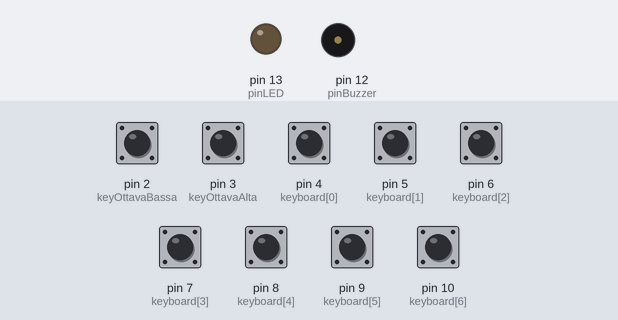
A sketch run on a simulated Arduino Uno, built with avr-gcc and run on an emulated ATmega328P. On the bench: output pins drawn as LEDs (lit = HIGH), buzzer (waves = sounding). The test bench sets the inputs (shaded band); at power-on: pin 2 (keyOttavaBassa), pin 3 (keyOttavaAlta), pin 4 (keyboard[0]), pin 5 (keyboard[1]), pin 6 (keyboard[2]), pin 7 (keyboard[3]), pin 8 (keyboard[4]), pin 9 (keyboard[5]), pin 10 (keyboard[6]) HIGH.

Above: at 1.2 s.
1.3 s: pin 4 (keyboard[0]) pulled LOW for 0.15 s
At 1.37 s:
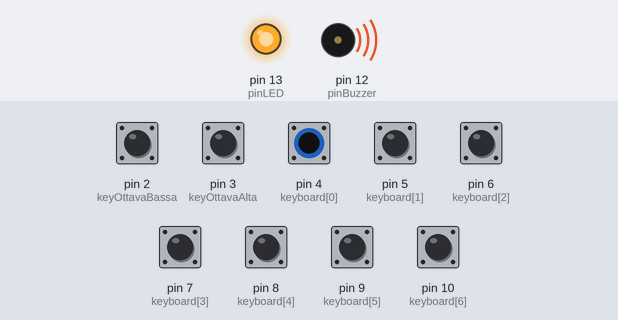
Timing chart, 0 to 4.3 s (numbered marks = the images above; inputs shaded):
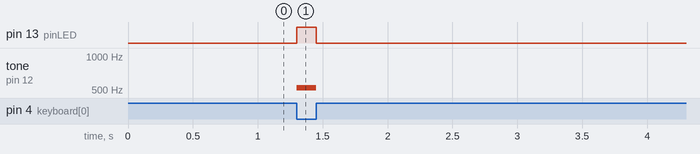

The sketch:

dianziqin.ino
```cpp
// ----------------------------------------------------------------------------
// elecKeyboard.ino
//
 // Created 2015-11-04
 // By seesea <seesea2517#gmail#com>
 //
 // 模拟电子琴
 // 七个按键为 1 2 3 4 5 6 7
 // 加两个按键控制升降一个八度
 // ----------------------------------------------------------------------------

 #include "pitches.h"

 #define BASS 0  // 低音
 #define ALTO 1  // 中音
 #define ALTA 2  // 高音

 byte keyOttavaBassa = 2;                    // 低八度变换按键
 byte keyOttavaAlta  = 3;                    // 高八度变换按键
 byte keyboard[] = { 4, 5, 6, 7, 8, 9, 10 }; // 七个音阶键
 byte pinBuzzer  = 12;                       // 蜂鸣器
 byte pinLED     = 13;                       // 灯光显示

 char keyNum = sizeof(keyboard) / sizeof(keyboard[0]);

 unsigned int notes[][7] = {
         { NOTE_C4, NOTE_D4, NOTE_E4, NOTE_F4, NOTE_G4, NOTE_A4, NOTE_B4 },  // 低音
         { NOTE_C5, NOTE_D5, NOTE_E5, NOTE_F5, NOTE_G5, NOTE_A5, NOTE_B5 },  // 中音
         { NOTE_C6, NOTE_D6, NOTE_E6, NOTE_F6, NOTE_G6, NOTE_A6, NOTE_B6 },  // 高音-------
     };

 void setup()
 {
     pinMode(keyOttavaBassa, INPUT_PULLUP);
     pinMode(keyOttavaAlta,  INPUT_PULLUP);
     for (char i = 0; i < keyNum; ++i)
     {
         pinMode(keyboard[i], INPUT_PULLUP);
     }

     pinMode(pinLED, OUTPUT);
 }

 void loop()
 {
     int key = getKeyDown();

     if (key < 0)
     {
         noTone(pinBuzzer);
         digitalWrite(pinLED, LOW);
         return;
     }

     tone(pinBuzzer, notes[getToneLevel()][key]);
     digitalWrite(pinLED, HIGH);
 }

 // 根据音调按键来获得当前的音调高度
 char getToneLevel()
 {
     if (digitalRead(keyOttavaBassa) == LOW)
         return BASS;

     if (digitalRead(keyOttavaAlta) == LOW)
         return ALTA;

     return ALTO;
 }

 // 获取按下的音阶按键
 // 以 0 - 6 为音阶 1 - 7
 // 没有按下的话返回 -1
 char getKeyDown()
 {
     for (char i = 0; i < keyNum; ++i)
     {
         if (digitalRead(keyboard[i]) == LOW)
             return i;
     }

     return -1;
 }
```

pitches.h
```cpp
#define NOTE_B0  31
#define NOTE_C1  33
#define NOTE_CS1 35
#define NOTE_D1  37
#define NOTE_DS1 39
#define NOTE_E1  41
#define NOTE_F1  44
#define NOTE_FS1 46
#define NOTE_G1  49
#define NOTE_GS1 52
#define NOTE_A1  55
#define NOTE_AS1 58
#define NOTE_B1  62
#define NOTE_C2  65
#define NOTE_CS2 69
#define NOTE_D2  73
#define NOTE_DS2 78
#define NOTE_E2  82
#define NOTE_F2  87
#define NOTE_FS2 93
#define NOTE_G2  98
#define NOTE_GS2 104
#define NOTE_A2  110
#define NOTE_AS2 117
#define NOTE_B2  123
#define NOTE_C3  131
#define NOTE_CS3 139
#define NOTE_D3  147
#define NOTE_DS3 156
#define NOTE_E3  165
#define NOTE_F3  175
#define NOTE_FS3 185
#define NOTE_G3  196
#define NOTE_GS3 208
#define NOTE_A3  220
#define NOTE_AS3 233
#define NOTE_B3  247
#define NOTE_C4  262
#define NOTE_CS4 277
#define NOTE_D4  294
#define NOTE_DS4 311
#define NOTE_E4  330
#define NOTE_F4  349
#define NOTE_FS4 370
#define NOTE_G4  392
#define NOTE_GS4 415
#define NOTE_A4  440
#define NOTE_AS4 466
#define NOTE_B4  494
#define NOTE_C5  523
#define NOTE_CS5 554
#define NOTE_D5  587
#define NOTE_DS5 622
#define NOTE_E5  659
#define NOTE_F5  698
#define NOTE_FS5 740
#define NOTE_G5  784
#define NOTE_GS5 831
#define NOTE_A5  880
#define NOTE_AS5 932
#define NOTE_B5  988
#define NOTE_C6  1047
#define NOTE_CS6 1109
#define NOTE_D6  1175
#define NOTE_DS6 1245
#define NOTE_E6  1319
#define NOTE_F6  1397
#define NOTE_FS6 1480
#define NOTE_G6  1568
#define NOTE_GS6 1661
#define NOTE_A6  1760
#define NOTE_AS6 1865
#define NOTE_B6  1976
#define NOTE_C7  2093
#define NOTE_CS7 2217
#define NOTE_D7  2349
#define NOTE_DS7 2489
#define NOTE_E7  2637
#define NOTE_F7  2794
#define NOTE_FS7 2960
#define NOTE_G7  3136
#define NOTE_GS7 3322
#define NOTE_A7  3520
#define NOTE_AS7 3729
#define NOTE_B7  3951
#define NOTE_C8  4186
#define NOTE_CS8 4435
#define NOTE_D8  4699
#define NOTE_DS8 4978
```

Measured:
- after the input at 1.3 s, pin 13 (pinLED): LOW → HIGH at once, → LOW 0.15 s later; tone on pin 12 (pinBuzzer): silent → 523 Hz at once, → silent 0.15 s later
